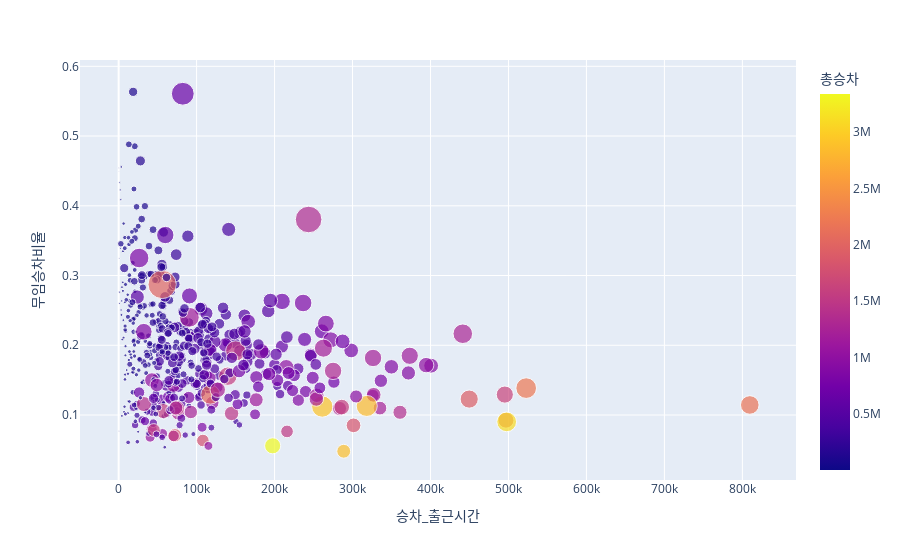

The cell this chart's notebook holds for it:
### Code cell
px.scatter(subway_merge2, 
           x= '승차_출근시간', 
           y ='무임승차비율',
           size = '무임승차',
           color = '총승차',
           hover_data = ['지하철역'])

#그래프에 최대한 다양한 정보를 넣을 수록 좋다 !

### Figure 1 — Plotly figure (JSON) as saved in the notebook; plotly's stock layout.template omitted (floating-point values rounded to 4 significant figures; data arrays with more than 128 entries replaced by an {"elided": "..."} marker saying what was removed)
{"data": [{"customdata": {"elided": "509x1 str values"}, "hovertemplate": "승차_출근시간=%{x}<br>무임승차비율=%{y}<br>무임승차=%{marker.size}<br>지하철역=%{customdata[0]}<br>총승차=%{marker.color}<extra></extra>", "legendgroup": "", "marker": {"color": {"elided": "509 int values"}, "coloraxis": "coloraxis", "size": {"elided": "509 int values"}, "sizemode": "area", "sizeref": 1440.0, "symbol": "circle"}, "mode": "markers", "name": "", "orientation": "v", "showlegend": false, "type": "scatter", "x": {"elided": "509 int values"}, "xaxis": "x", "y": {"elided": "509 float values"}, "yaxis": "y"}], "layout": {"coloraxis": {"colorbar": {"title": {"text": "총승차"}}, "colorscale": [[0, "#0d0887"], [0.1111, "#46039f"], [0.2222, "#7201a8"], [0.3333, "#9c179e"], [0.4444, "#bd3786"], [0.5556, "#d8576b"], [0.6667, "#ed7953"], [0.7778, "#fb9f3a"], [0.8889, "#fdca26"], [1, "#f0f921"]]}, "legend": {"itemsizing": "constant", "tracegroupgap": 0}, "margin": {"t": 60}, "xaxis": {"anchor": "y", "domain": [0, 1], "title": {"text": "승차_출근시간"}}, "yaxis": {"anchor": "x", "domain": [0, 1], "title": {"text": "무임승차비율"}}}}
